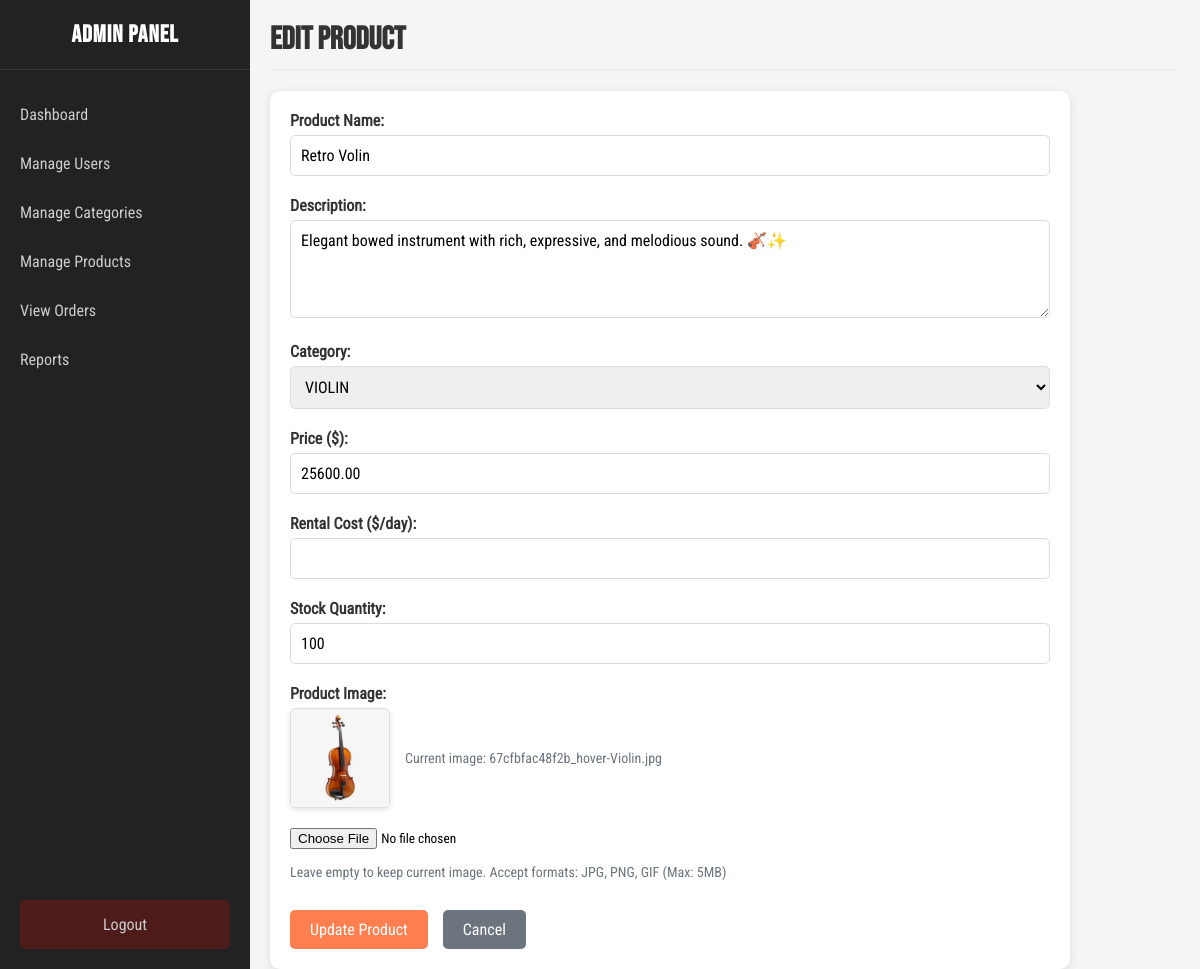
The app's page /edit_product.php?id=72 (signed in) with its own data.
### tables this page shows
CREATE TABLE IF NOT EXISTS `products` (
  `product_id` bigint UNSIGNED NOT NULL AUTO_INCREMENT,
  `product_name` varchar(191) NOT NULL,
  `product_description` text,
  `category_ref` int DEFAULT NULL,
  `product_price` decimal(10,2) DEFAULT NULL,
  `rental_cost` decimal(10,2) DEFAULT NULL,
  `stock_quantity` int DEFAULT '0',
  `created_on` timestamp NULL DEFAULT CURRENT_TIMESTAMP,
  `image_type` varchar(50) DEFAULT NULL,
  `product_image` varchar(255) DEFAULT NULL,
  PRIMARY KEY (`product_id`),
  UNIQUE KEY `product_id` (`product_id`),
  KEY `category_ref` (`category_ref`)
);

CREATE TABLE IF NOT EXISTS `categories` (
  `category_id` bigint UNSIGNED NOT NULL AUTO_INCREMENT,
  `category_name` varchar(191) NOT NULL,
  `category_description` text,
  `created_on` timestamp NULL DEFAULT CURRENT_TIMESTAMP,
  `category_image_type` varchar(50) DEFAULT NULL,
  `category_image` varchar(255) DEFAULT NULL,
  PRIMARY KEY (`category_id`),
  UNIQUE KEY `category_id` (`category_id`)
);

### edit_product.php (the view, shortened to what this page needs)
<?php
$conn = new mysqli("localhost", "root", "", "musicstore_database");
$product_id = $product_name = $product_description = $category_ref = $product_price = $rental_cost = $stock_quantity = $product_image = "";
if (isset($_GET['id']) && !empty($_GET['id'])) {
    $product_id = $_GET['id'];
    $sql = "SELECT * FROM products WHERE product_id = ?";
    $stmt = $conn->prepare($sql);
    $stmt->bind_param("i", $product_id);
    $stmt->execute();
    $result = $stmt->get_result();
    if ($result->num_rows == 1) {
        $row = $result->fetch_assoc();
        $product_name = $row['product_name'];
        $product_description = $row['product_description'];
        $category_ref = $row['category_ref'];
        $product_price = $row['product_price'];
        $rental_cost = $row['rental_cost'];
        $stock_quantity = $row['stock_quantity'];
        $product_image = $row['product_image'];
    } else {
        echo "<script>alert('Product not found!'); window.location.href='manage_products.php';</script>";
        exit();
    }
} else {
    echo "<script>alert('Invalid product ID!'); window.location.href='manage_products.php';</script>";
    exit();
}
$categories = [];
$sql = "SELECT category_id, category_name FROM categories ORDER BY category_name";
$result = $conn->query($sql);
if ($result->num_rows > 0) {
    while($row = $result->fetch_assoc()) {
        $categories[] = $row;
    }
}
?>
<!DOCTYPE html>
<html lang="en">
<head>
    <link rel="stylesheet" href="css/edit_product.css">
</head>
<body>
<div class="dashboard-container">
    <div class="sidebar">
        <h2>Admin Panel</h2>
        <ul>
            <li><a href="admin_dashboard.php">Dashboard</a></li>
            <li><a href="manage_users.php">Manage Users</a></li>
            <li><a href="manage_categories.php">Manage Categories</a></li>
            <li><a href="manage_products.php">Manage Products</a></li>
            <li><a href="manage_orders.php">View Orders</a></li>
            <li><a href="reports.php">Reports</a></li>
        </ul>
        <div class="logout-btn">
            <a href="logout.php">Logout</a>
        </div>
    </div>
    <div class="main-content">
        <h1>Edit Product</h1>
        <form action="edit_product.php?id=<?php echo $product_id; ?>" method="POST" enctype="multipart/form-data">
            <div class="form-group">
                <label for="product_name">Product Name:</label>
                <input type="text" id="product_name" name="product_name" value="<?php echo htmlspecialchars($product_name); ?>" required>
            </div>
            <div class="form-group">
                <label for="product_description">Description:</label>
                <textarea id="product_description" name="product_description" rows="4"><?php echo htmlspecialchars($product_description); ?></textarea>
            </div>
            <div class="form-group">
                <label for="category_ref">Category:</label>
                <select id="category_ref" name="category_ref" required>
                    <?php foreach ($categories as $category): ?>
                        <option value="<?php echo $category['category_id']; ?>" <?php echo ($category_ref == $category['category_id']) ? 'selected' : ''; ?>>
                            <?php echo htmlspecialchars($category['category_name']); ?>
                        </option>
                    <?php endforeach; ?>
                </select>
            </div>
            <div class="form-group">
                <label for="product_price">Price ($):</label>
                <input type="number" id="product_price" name="product_price" step="0.01" value="<?php echo $product_price; ?>" required>
            </div>
            <div class="form-group">
                <label for="rental_cost">Rental Cost ($/day):</label>
                <input type="number" id="rental_cost" name="rental_cost" step="0.01" value="<?php echo $rental_cost; ?>" required>
            </div>
            <div class="form-group">
                <label for="stock_quantity">Stock Quantity:</label>
                <input type="number" id="stock_quantity" name="stock_quantity" value="<?php echo $stock_quantity; ?>" required>
            </div>
            <div class="form-group">
                <label for="product_image">Product Image:</label>
                <?php if (!empty($product_image)): ?>
                    <div class="current-image">
                        <img src="<?php echo htmlspecialchars($product_image); ?>" alt="Current product image" width="100">
                        <p>Current image: <?php echo htmlspecialchars(basename($product_image)); ?></p>
                    </div>
                <?php endif; ?>
                <input type="file" id="product_image" name="product_image" accept="image/*">
                <p class="help-text">Leave empty to keep current image. Accept formats: JPG, PNG, GIF (Max: 5MB)</p>
            </div>
            <div class="form-actions">
                <button type="submit" class="save-btn">Update Product</button>
                <a href="manage_products.php" class="cancel-btn">Cancel</a>
            </div>
        </form>
    </div>
</div>
</body>
</html>

### css/edit_product.css (style rules this page uses)
* { margin: 0; padding: 0; font-family: "font"; box-sizing: border-box; }
html, body { width: 100%; height: 100%; background-color: #f5f5f5; }
.dashboard-container { display: flex; height: 100vh; width: 100%; }
.sidebar { width: 250px; height: 100%; background-color: #222; color: #fff; transition: all 0.3s ease-in-out; position: fixed; z-index: 1000; }
.sidebar h2 { padding: 20px; border-bottom: 1px solid rgba(255, 255, 255, 0.1); font-family: "Bold"; text-align: center; font-size: 1.5rem; letter-spacing: 1px; }
.sidebar ul { padding: 20px 0; list-style: none; }
.sidebar ul li { list-style: none; }
.sidebar ul li a { display: flex; align-items: center; padding: 15px 20px; color: #ccc; text-decoration: none; transition: all 0.3s ease; gap: 15px; }
.logout-btn { position: absolute; bottom: 20px; width: 100%; padding: 0 20px; }
.logout-btn a { display: flex; align-items: center; padding: 15px; color: #ccc; text-decoration: none; transition: all 0.3s ease; background-color: rgba(255, 0, 0, 0.2); border-radius: 5px; gap: 15px; justify-content: center; }
.main-content { flex: 1; margin-left: 250px; padding: 20px; transition: all 0.3s ease-in-out; }
h1 { font-family: "Bold"; font-size: 2rem; color: #333; margin-bottom: 20px; border-bottom: 2px solid #f0f0f0; padding-bottom: 10px; }
form { background-color: #fff; padding: 20px; border-radius: 10px; box-shadow: 0 2px 10px rgba(0, 0, 0, 0.1); max-width: 800px; }
.form-group { margin-bottom: 20px; }
label { display: block; margin-bottom: 5px; font-weight: 600; color: #333; }
input[type="text"], input[type="number"], textarea, select { width: 100%; padding: 10px; border: 1px solid #ddd; border-radius: 5px; font-size: 1rem; transition: border-color 0.3s; }
input[type="file"] { border: none; padding: 10px 0; }
.help-text { font-size: 14px; color: #6c757d; margin-top: 5px; }
.form-actions { margin-top: 30px; display: flex; gap: 15px; }
.save-btn, .cancel-btn { padding: 10px 20px; border-radius: 5px; font-size: 16px; cursor: pointer; border: none; transition: all 0.3s ease; display: inline-flex; align-items: center; justify-content: center; }
.save-btn { background-color: #ff7f50; color: white; }
.cancel-btn { background-color: #6c757d; color: white; text-decoration: none; }
.current-image { display: flex; align-items: center; margin-bottom: 10px; gap: 15px; }
.current-image img { border: 1px solid #ddd; border-radius: 5px; box-shadow: 0 2px 5px rgba(0, 0, 0, 0.1); }
.current-image p { color: #6c757d; font-size: 14px; }

### records on screen
products: product_name "Retro Volin", product_description "Elegant bowed instrument with rich, expressive, and melodious sound. 🎻✨", category_ref "VIOLIN", product_price "25600.00", stock_quantity "100", product_image (picture), product_image "67cfbfac48f2b_hover-Violin.jpg"
